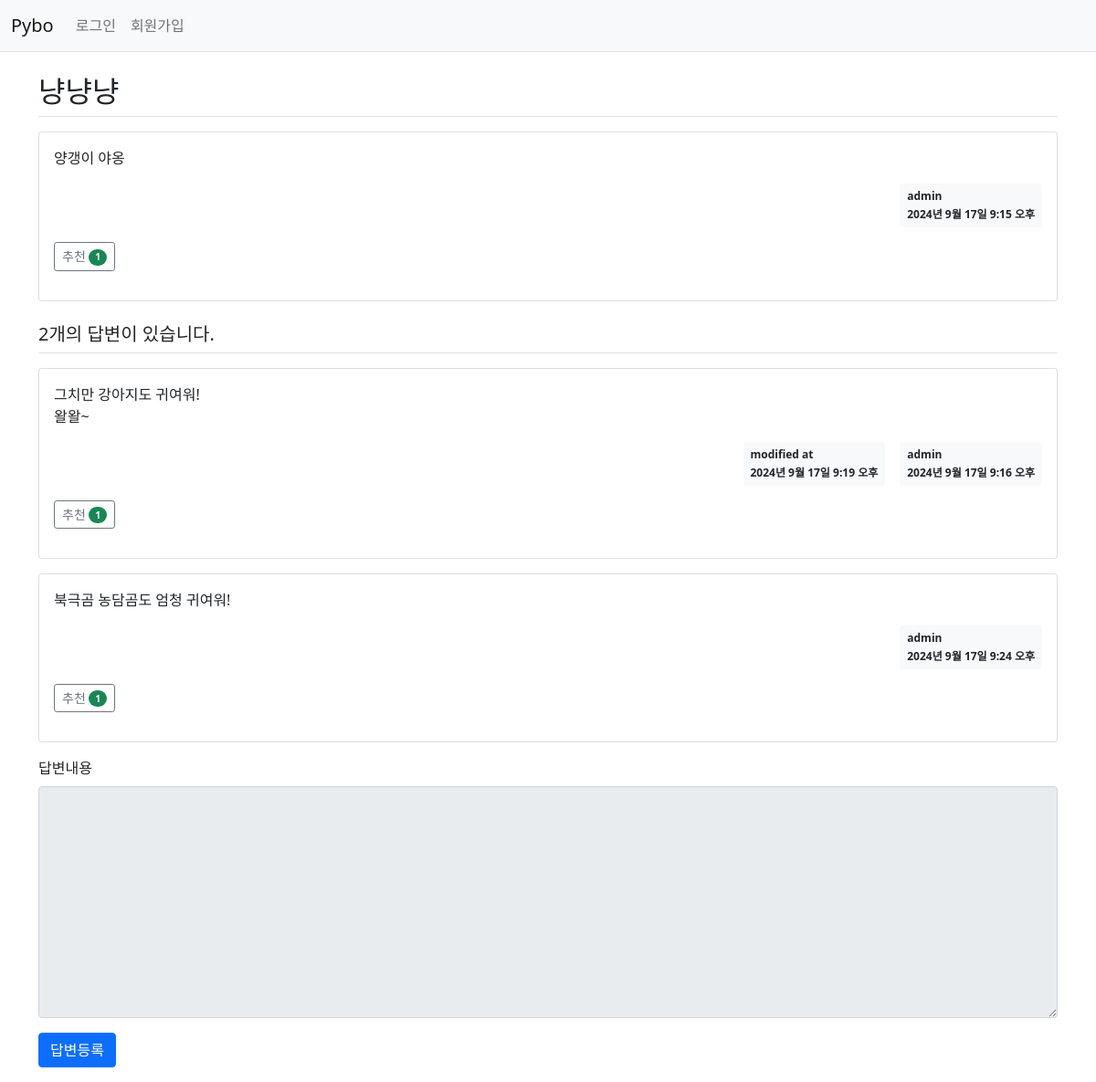
Before: /pybo/306/ with the older database file.
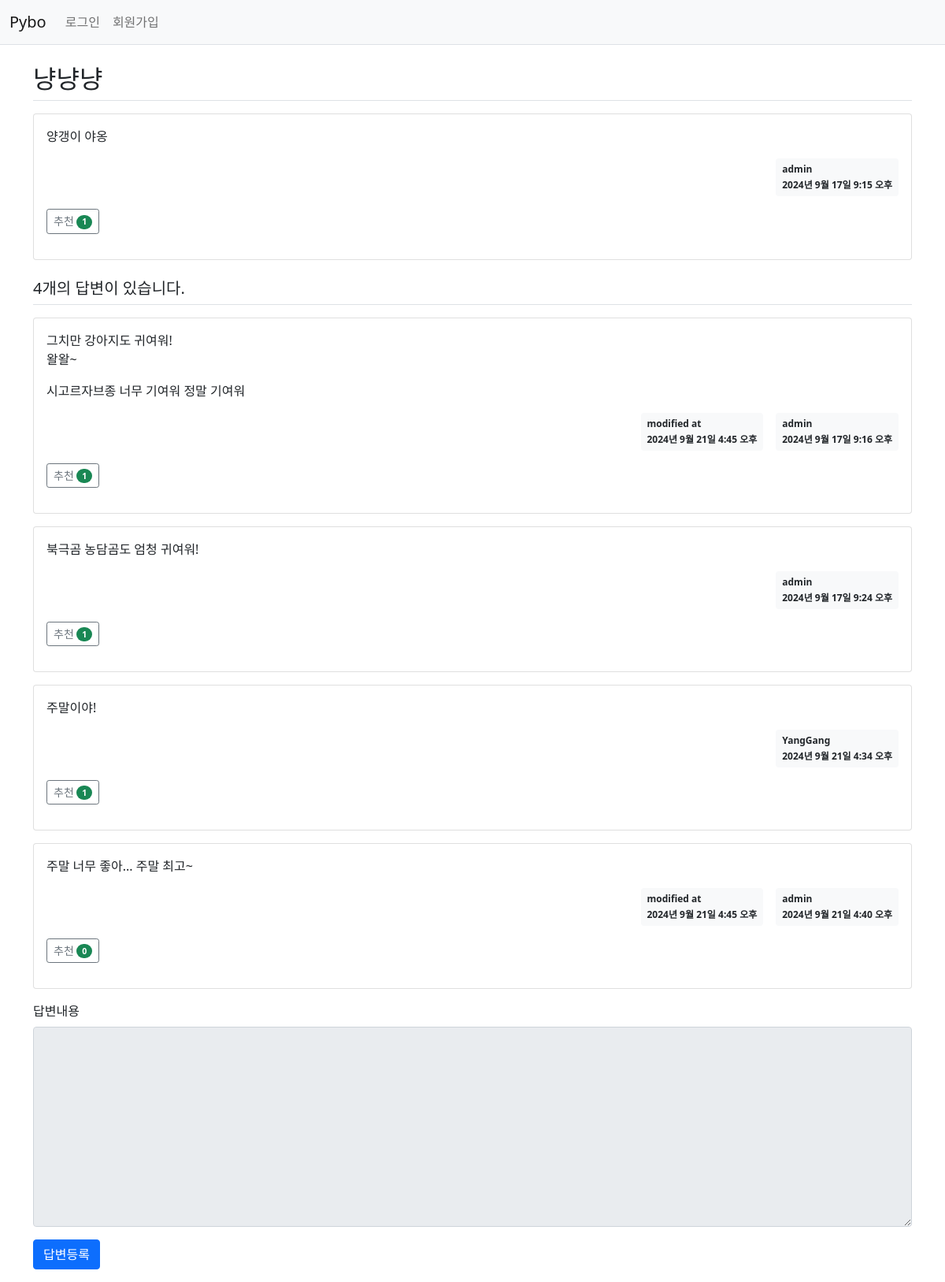
After: the same page with the newer database file.
### pybo/models.py (models this page shows, shortened)
class Question(models.Model):
    author = models.ForeignKey(User, on_delete=models.CASCADE, related_name="author_question")
    subject = models.CharField(max_length=200)
    content = models.TextField()
    create_date = models.DateTimeField()
    modify_date = models.DateTimeField(null=True, blank=True)
    voter = models.ManyToManyField(User, related_name="voter_question")

class Answer(models.Model):
    author = models.ForeignKey(User, on_delete=models.CASCADE, related_name="author_answer")
    question = models.ForeignKey(Question, on_delete=models.CASCADE)
    content = models.TextField()
    create_date = models.DateTimeField()
    modify_date = models.DateTimeField(null=True, blank=True)
    voter = models.ManyToManyField(User, related_name='voter_answer')

### pybo/views/base_views.py (the view)
def detail(request, question_id):
    question = get_object_or_404(Question, pk=question_id)
    context = {"question": question}
    return render(request, "pybo/question_detail.html", context)

### pybo/templatetags/pybo_filter.py (called while the page is built)
@register.filter
def mark(value):
    extensions = ["nl2br", "fenced_code"]
    return mark_safe(markdown.markdown(value, extensions=extensions))

### templates/pybo/question_detail.html (shortened to what this page needs)
{% extends "base.html" %}
{% load pybo_filter %}
{% block content %}
<div class="container my-3">
    <h2 class="border-bottom py-2">{{ question.subject }}</h2>
    <div class="card my-3">
        <div class="card-body">
            <div class="card-text">{{ question.content|mark }}</div>
            <div class="d-flex justify-content-end">
                <div class="badge bg-light text-dark p-2 text-start">
                    <div class="mb-2">{{ question.author.username }}</div>
                    <div>{{ question.create_date }}</div>
                </div>
            </div>
            <div class="my-3">
                <a href="javascript:void(0)" data-uri="{% url 'pybo:question_vote' question.id %}"
                   class="recommend btn btn-sm btn-outline-secondary">추천
                    <span class="badge rounded-pill bg-success">{{question.voter.count}}</span>
                </a>
            </div>
        </div>
    </div>
    <h5 class="border-bottom my-3 py-2">{{question.answer_set.count}}개의 답변이 있습니다.</h5>
    {% for answer in question.answer_set.all %}
    <div class="card my-3">
        <div class="card-body">
            <div class="card-text">{{ answer.content|mark }}</div>
            <div class="d-flex justify-content-end">
                {% if answer.modify_date %}
                <div class="badge bg-light text-dark p-2 text-start mx-3">
                    <div class="mb-2">modified at</div>
                    <div>{{ answer.modify_date }}</div>
                </div>
                {% endif %}
                <div class="badge bg-light text-dark p-2 text-start">
                    <div class="mb-2">{{ answer.author.username }}</div>
                    <div>{{ answer.create_date }}</div>
                </div>
            </div>
            <div class="my-3">
                <a href="javascript:void(0)" data-uri="{% url 'pybo:answer_vote' answer.id %}"
                   class="recommend btn btn-sm btn-outline-secondary">추천
                    <span class="badge rounded-pill bg-success">{{answer.voter.count}}</span>
                </a>
            </div>
        </div>
    </div>
    {% endfor %}
    <form action="{% url 'pybo:answer_create' question.id %}" method="post" class="my-3">
        <div class="mb-3">
            <label for="content" class="form-label">답변내용</label>
            <textarea {% if not user.is_authenticated %}disabled{% endif %} name="content" id="content" class="form-control" rows="10"></textarea>
        </div>
        <input type="submit" value="답변등록" class="btn btn-primary">
    </form>
</div>
{% endblock %}

### templates/base.html (shortened to what this page needs)
{% load static %}
<!doctype html>
<html lang="ko">
<head>
    <link rel="stylesheet" type="text/css" href="{% static 'bootstrap.min.css' %}">
    <link rel="stylesheet" type="text/css" href="{% static 'style.css' %}">
</head>
<body>
{% include "navbar.html" %}
{% block content %}
{% endblock %}
</body>
</html>

### templates/navbar.html (shortened to what this page needs)
<nav class="navbar navbar-expand-lg navbar-light bg-light border-bottom">
    <div class="container-fluid">
        <a class="navbar-brand" href="{% url 'pybo:index' %}">Pybo</a>
        <div class="collapse navbar-collapse" id="navbarSupportedContent">
            <ul class="navbar-nav">
                <li class="nav-item">
                    {% if user.is_authenticated %}
                    <a class="nav-link" href="{% url 'common:logout' %}">{{ user.username }} (로그아웃) </a>
                    {% else %}
                    <a class="nav-link" href="{% url 'common:login' %}">로그인</a>
                    {% endif %}
                </li>
                <li>
                    {% if not user.is_authenticated %}
                    <a class="nav-link" href={% url "common:signup" %}>회원가입</a>
                    {% endif %}
                </li>
            </ul>
        </div>
    </div>
</nav>

Changed rows visible on the page:
computed for Question "냥냥냥": answer_set.count "2" → "4"
changed Answer "2024년 9월 17일 9:16 오후": content|mark "그치만 강아지도 귀여워! 왈왈~" → "그치만 강아지도 귀여워! 왈왈~ 시고르자브종 너무 기여워 정말 기여워"; modify_date "2024년 9월 17일 9:19 오후" → "2024년 9월 21일 4:45 오후"
added Answer: content|mark "주말이야!", author.username "YangGang", create_date "2024년 9월 21일 4:34 오후", voter.count "1"
added Answer: content|mark "주말 너무 좋아... 주말 최고~", modify_date "2024년 9월 21일 4:45 오후", author.username "admin", create_date "2024년 9월 21일 4:40 오후", voter.count "0"
